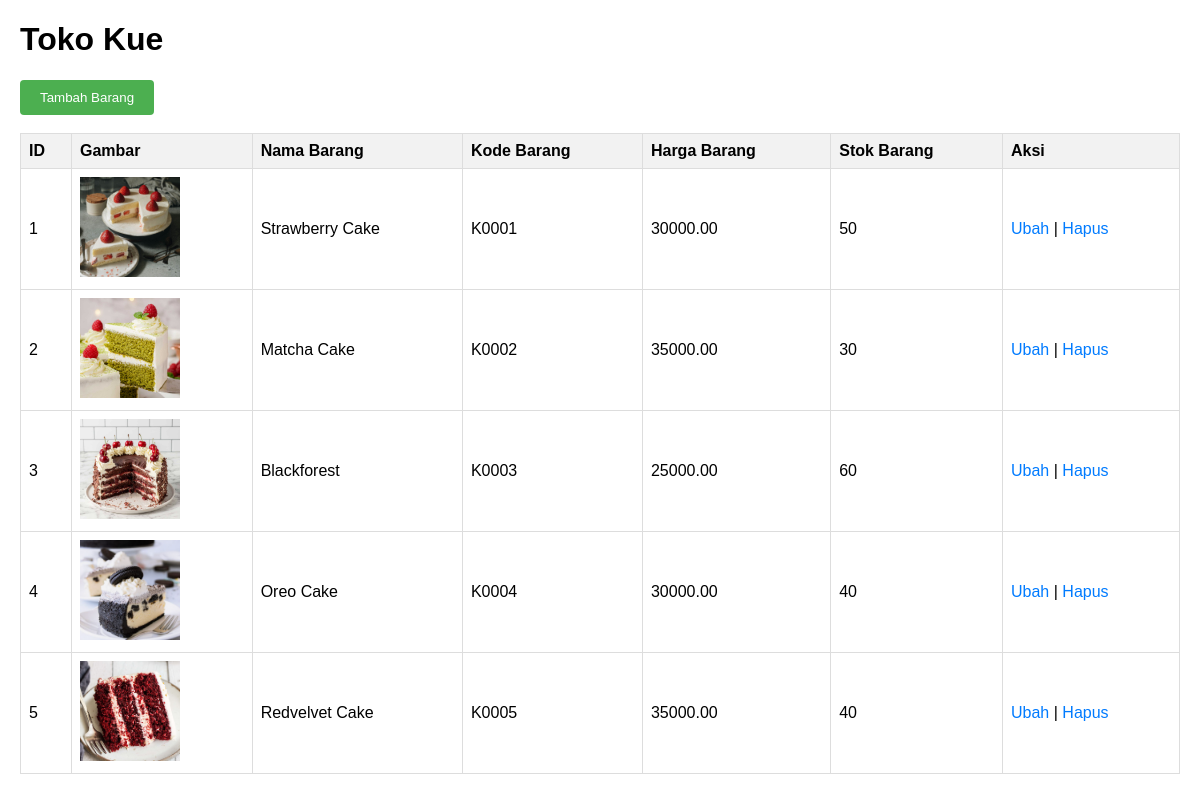
The page / on the database its author committed.
### tables this page shows
CREATE TABLE `barang` (
  `id` int(11) NOT NULL,
  `gambar` varchar(255) DEFAULT NULL,
  `nama_barang` varchar(100) DEFAULT NULL,
  `kode_barang` varchar(50) DEFAULT NULL,
  `harga_barang` decimal(10,2) DEFAULT NULL,
  `stok_barang` int(11) DEFAULT NULL
);

### index.php (the view, shortened to what this page needs)
<!DOCTYPE html>
<html>
<head>
</head>
<body>
    <h1>Toko Kue</h1>
    <a href="tambah.php"><button>Tambah Barang</button></a>
    <br><br>
    <?php
    $host = "localhost";
    $username = "root";
    $password = "";
    $database = "tokokue";
    $koneksi = new mysqli($host, $username, $password, $database);
    echo '<table>';
    echo '<tr>
            <th>ID</th>
            <th>Gambar</th>
            <th>Nama Barang</th>
            <th>Kode Barang</th>
            <th>Harga Barang</th>
            <th>Stok Barang</th>
            <th>Aksi</th>
          </tr>';
    $result = $koneksi->query('SELECT * FROM barang');
    if ($result->num_rows > 0) {
        while ($row = $result->fetch_assoc()) {
            echo '<tr>';
            echo '<td>' . $row['id'] . '</td>';
            echo "<td><img src='" . $row['gambar'] . "'></td>";
            echo '<td>' . $row['nama_barang'] . '</td>';
            echo '<td>' . $row['kode_barang'] . '</td>';
            echo '<td>' . $row['harga_barang'] . '</td>';
            echo '<td>' . $row['stok_barang'] . '</td>';
            echo "<td><a href='ubah.php?id=" . $row['id'] . "'>Ubah</a> | <a href='hapus.php?id=" . $row['id'] . "'>Hapus</a></td>";
            echo '</tr>';
        }
    } else {
        echo "<tr><td colspan='7'>Tidak ada data</td></tr>";
    }
    echo '</table>';
    ?>
</body>
</html>

### index.php (style rules this page uses)
body { font-family: Arial, sans-serif; margin: 20px; }
table { border-collapse: collapse; width: 100%; 2 }
th, td { border: 1px solid #ddd; padding: 8px; text-align: left; }
th { background-color: #f2f2f2; }
img { max-width: 100px; height: auto; }
a { text-decoration: none; color: #007bff; }
button { padding: 10px 20px; background-color: #4CAF50; color: white; border: none; border-radius: 4px; cursor: pointer; }

### rows shown on the page
barang: id "1", gambar (picture), nama_barang "Strawberry Cake", kode_barang "K0001", harga_barang "30000.00", stok_barang "50"
barang: id "2", gambar (picture), nama_barang "Matcha Cake", kode_barang "K0002", harga_barang "35000.00", stok_barang "30"
barang: id "3", gambar (picture), nama_barang "Blackforest", kode_barang "K0003", harga_barang "25000.00", stok_barang "60"
barang: id "4", gambar (picture), nama_barang "Oreo Cake", kode_barang "K0004", harga_barang "30000.00", stok_barang "40"
barang: id "5", gambar (picture), nama_barang "Redvelvet Cake", kode_barang "K0005", harga_barang "35000.00", stok_barang "40"
